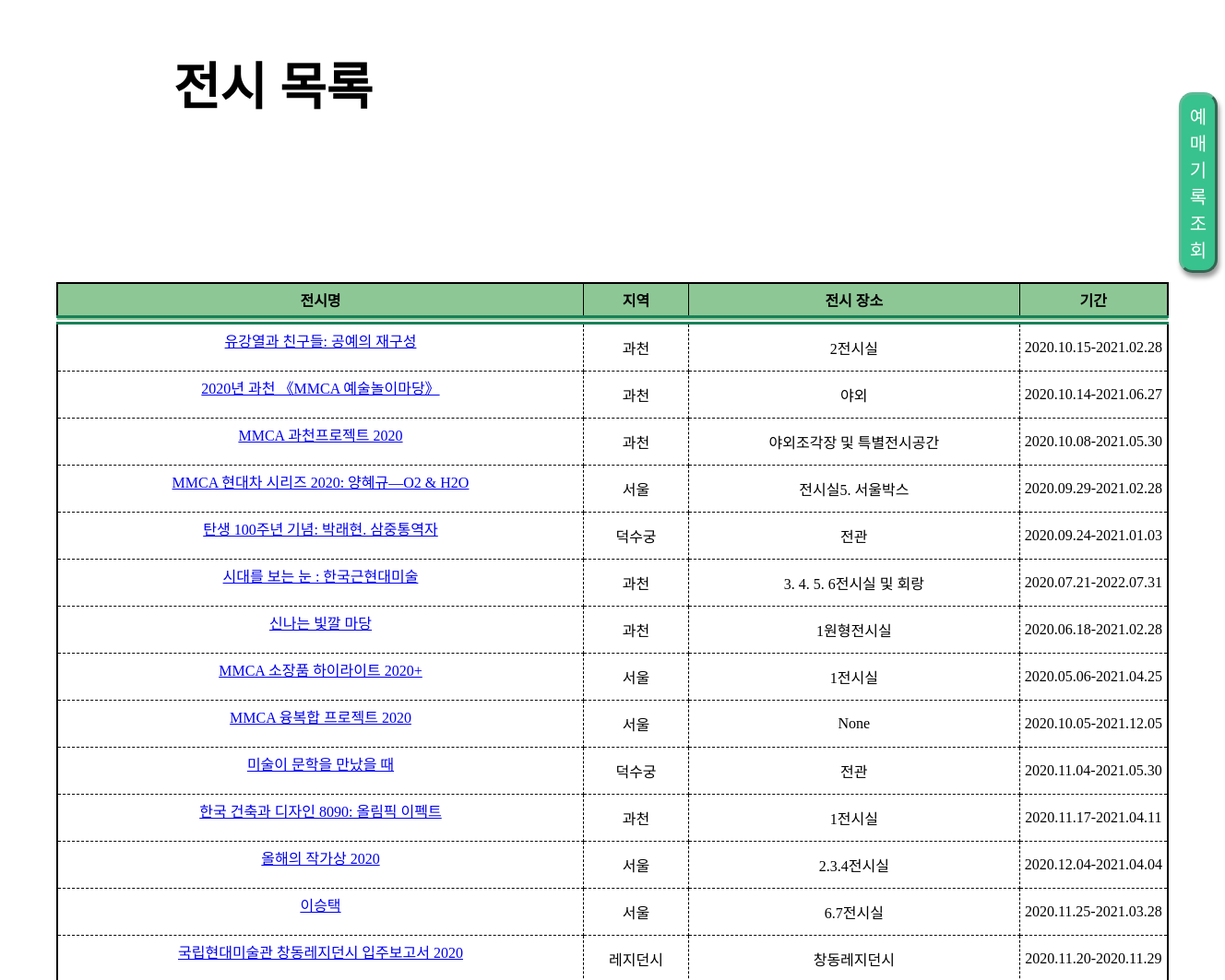
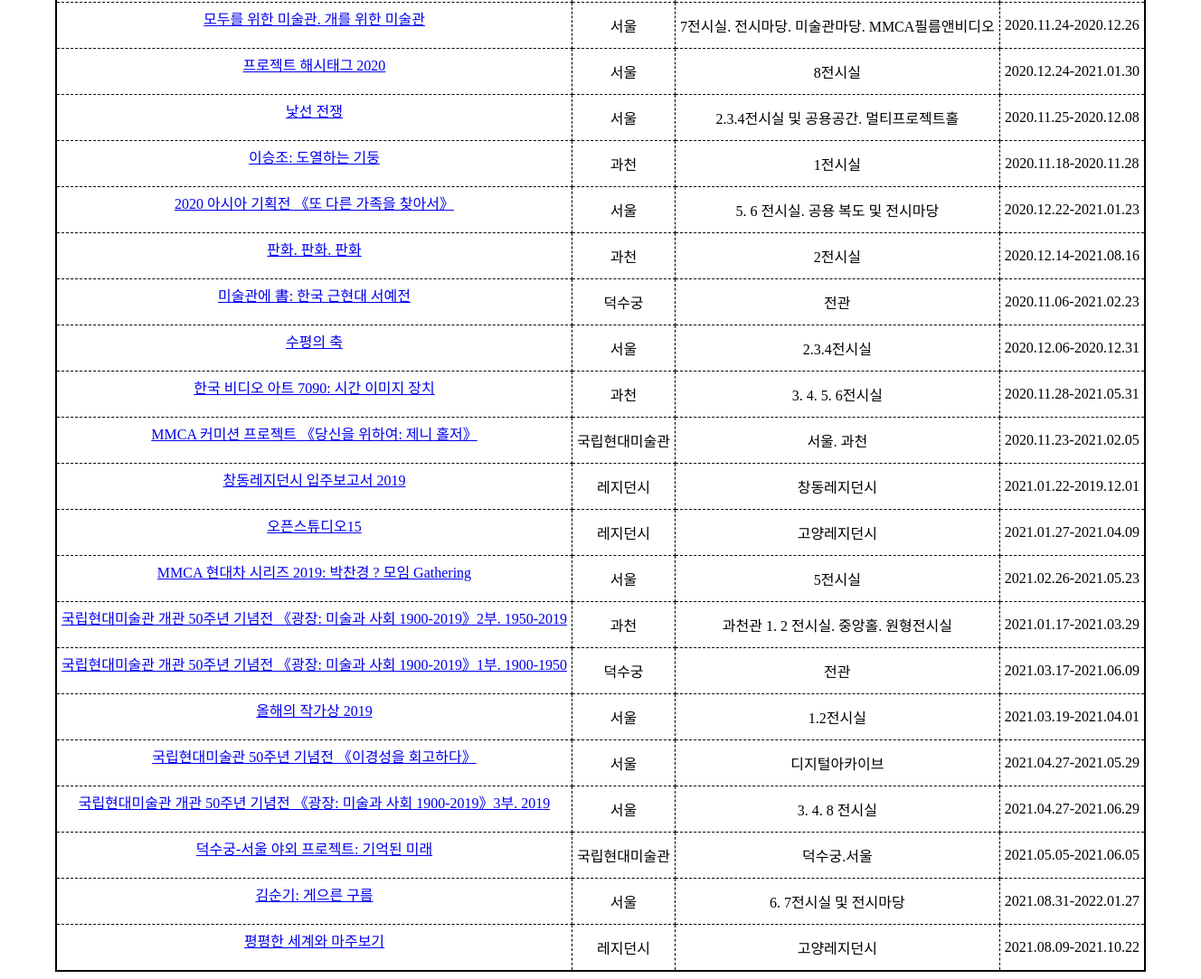
/1/exhib, run on the app's committed database (2 pictures, top to bottom).
### tables this page shows
CREATE TABLE "EXHIBITION" (
	"eID"	INTEGER,
	"currentORfuture"	TEXT,
	"place"	TEXT,
	"eName"	TEXT,
	"period"	TEXT,
	"room"	TEXT,
	"childPrice"	INTEGER,
	"teenPrice"	INTEGER,
	"adultPrice"	INTEGER
);

### page.py (the view)
@app.route('/<string:ID>/exhib', methods=['GET','POST'])
def showexhib(ID):
    db = sqlite3.connect("DB_project_data.db")
    db.row_factory = sqlite3.Row
    items = db.execute(
        'select * from EXHIBITION'
    ).fetchall()
    db.close()
    return render_template('context.html',items=items,ID2 = ID)

### templates/context.html (shortened to what this page needs)
<!DOCTYPE html>
<html>
    <head>
    </head>
    <body>
        <h1>전시 목록</h1>
        <form action="{{url_for('inquiry',ID9=ID2)}}" method = 'POST'>
            <button class="button" type = "submit">예매 기록 조회</button>
        </form>
        <table>
                <th>전시명</th>
                <th>지역</th>
                <th>전시 장소</th>
                <th>기간</th>
            {% for i in items %}
            <tr>
                <td>
                    <form method = 'POST'>
                        <a href="{{url_for('detail_info', e=i.eID, ID3 = ID2)}}">{{i.eName}}</a></p>
                    </form>
                </td>
                <td>
                    {{i.place}}
                </td>
                <td>
                    {{i.room}}
                </td>
                <td>
                    {{i.period}}
                </td>
        {% endfor %}
        </table>
    </body>
</html>

### templates/context.html (style rules this page uses)
h1 { width : 300px; margin :50px 500px 20px 180px; font-size : 55px; }
table { border: 2px solid;border-collapse: collapse; text-align: center; margin :auto; }
tr:nth-child(2n+0) { background-color: rgb(255, 255, 255); }
th { border:1px solid; padding:5px 5px; }
td { border:1.5px dashed;padding:5px }
th { border-bottom:double #178158;border-bottom-width: 10px; background-color: rgb(142, 199, 150); }
button { display:block; padding: 8px 8px; font-size: 20px; border:rgb(95, 185, 151)outset; margin:-50px 0px 10px 1270px; background-color: rgb(56, 194, 141); text-align:center; cursor: pointer; color:rgb(255, 255, 255); transition:all 0.9s, color 0.3; border-radius: 15px; box-shadow: 2px 5px 5px 0px #999; }

### data on the page
EXHIBITION: eName "유강열과 친구들: 공예의 재구성", place "과천", room "2전시실", period "2020.10.15-2021.02.28"
EXHIBITION: eName "2020년 과천 《MMCA 예술놀이마당》", place "과천", room "야외", period "2020.10.14-2021.06.27"
EXHIBITION: eName "MMCA 과천프로젝트 2020", place "과천", room "야외조각장 및 특별전시공간", period "2020.10.08-2021.05.30"
EXHIBITION: eName "MMCA 현대차 시리즈 2020: 양혜규―O2 & H2O", place "서울", room "전시실5. 서울박스", period "2020.09.29-2021.02.28"
EXHIBITION: eName "탄생 100주년 기념: 박래현. 삼중통역자", place "덕수궁", room "전관", period "2020.09.24-2021.01.03"
EXHIBITION: eName "시대를 보는 눈 : 한국근현대미술", place "과천", room "3. 4. 5. 6전시실 및 회랑", period "2020.07.21-2022.07.31"
EXHIBITION: eName "신나는 빛깔 마당", place "과천", room "1원형전시실", period "2020.06.18-2021.02.28"
EXHIBITION: eName "MMCA 소장품 하이라이트 2020+", place "서울", room "1전시실", period "2020.05.06-2021.04.25"
EXHIBITION: eName "MMCA 융복합 프로젝트 2020", place "서울", room "None", period "2020.10.05-2021.12.05"
EXHIBITION: eName "미술이 문학을 만났을 때", place "덕수궁", room "전관", period "2020.11.04-2021.05.30"
EXHIBITION: eName "한국 건축과 디자인 8090: 올림픽 이펙트", place "과천", room "1전시실", period "2020.11.17-2021.04.11"
EXHIBITION: eName "올해의 작가상 2020", place "서울", room "2.3.4전시실", period "2020.12.04-2021.04.04"
EXHIBITION: eName "이승택", place "서울", room "6.7전시실", period "2020.11.25-2021.03.28"
EXHIBITION: eName "국립현대미술관 창동레지던시 입주보고서 2020", place "레지던시", room "창동레지던시", period "2020.11.20-2020.11.29"
EXHIBITION: eName "모두를 위한 미술관. 개를 위한 미술관", place "서울", room "7전시실. 전시마당. 미술관마당. MMCA필름앤비디오", period "2020.11.24-2020.12.26"
EXHIBITION: eName "프로젝트 해시태그 2020", place "서울", room "8전시실", period "2020.12.24-2021.01.30"
EXHIBITION: eName "낯선 전쟁", place "서울", room "2.3.4전시실 및 공용공간. 멀티프로젝트홀", period "2020.11.25-2020.12.08"
EXHIBITION: eName "이승조: 도열하는 기둥", place "과천", room "1전시실", period "2020.11.18-2020.11.28"
EXHIBITION: eName "2020 아시아 기획전 《또 다른 가족을 찾아서》", place "서울", room "5. 6 전시실. 공용 복도 및 전시마당", period "2020.12.22-2021.01.23"
EXHIBITION: eName "판화. 판화. 판화", place "과천", room "2전시실", period "2020.12.14-2021.08.16"
EXHIBITION: eName "미술관에 書: 한국 근현대 서예전", place "덕수궁", room "전관", period "2020.11.06-2021.02.23"
EXHIBITION: eName "수평의 축", place "서울", room "2.3.4전시실", period "2020.12.06-2020.12.31"
EXHIBITION: eName "한국 비디오 아트 7090: 시간 이미지 장치", place "과천", room "3. 4. 5. 6전시실", period "2020.11.28-2021.05.31"
EXHIBITION: eName "MMCA 커미션 프로젝트 《당신을 위하여: 제니 홀저》", place "국립현대미술관", room "서울. 과천", period "2020.11.23-2021.02.05"
EXHIBITION: eName "창동레지던시 입주보고서 2019", place "레지던시", room "창동레지던시", period "2021.01.22-2019.12.01"
EXHIBITION: eName "오픈스튜디오15", place "레지던시", room "고양레지던시", period "2021.01.27-2021.04.09"
EXHIBITION: eName "MMCA 현대차 시리즈 2019: 박찬경 ? 모임 Gathering", place "서울", room "5전시실", period "2021.02.26-2021.05.23"
EXHIBITION: eName "국립현대미술관 개관 50주년 기념전 《광장: 미술과 사회 1900-2019》2부. 1950-2019", place "과천", room "과천관 1. 2 전시실. 중앙홀. 원형전시실", period "2021.01.17-2021.03.29"
EXHIBITION: eName "국립현대미술관 개관 50주년 기념전 《광장: 미술과 사회 1900-2019》1부. 1900-1950", place "덕수궁", room "전관", period "2021.03.17-2021.06.09"
EXHIBITION: eName "올해의 작가상 2019", place "서울", room "1.2전시실", period "2021.03.19-2021.04.01"
EXHIBITION: eName "국립현대미술관 50주년 기념전 《이경성을 회고하다》", place "서울", room "디지털아카이브", period "2021.04.27-2021.05.29"
EXHIBITION: eName "국립현대미술관 개관 50주년 기념전 《광장: 미술과 사회 1900-2019》3부. 2019", place "서울", room "3. 4. 8 전시실", period "2021.04.27-2021.06.29"
EXHIBITION: eName "덕수궁-서울 야외 프로젝트: 기억된 미래", place "국립현대미술관", room "덕수궁.서울", period "2021.05.05-2021.06.05"
EXHIBITION: eName "김순기: 게으른 구름", place "서울", room "6. 7전시실 및 전시마당", period "2021.08.31-2022.01.27"
EXHIBITION: eName "평평한 세계와 마주보기", place "레지던시", room "고양레지던시", period "2021.08.09-2021.10.22"
